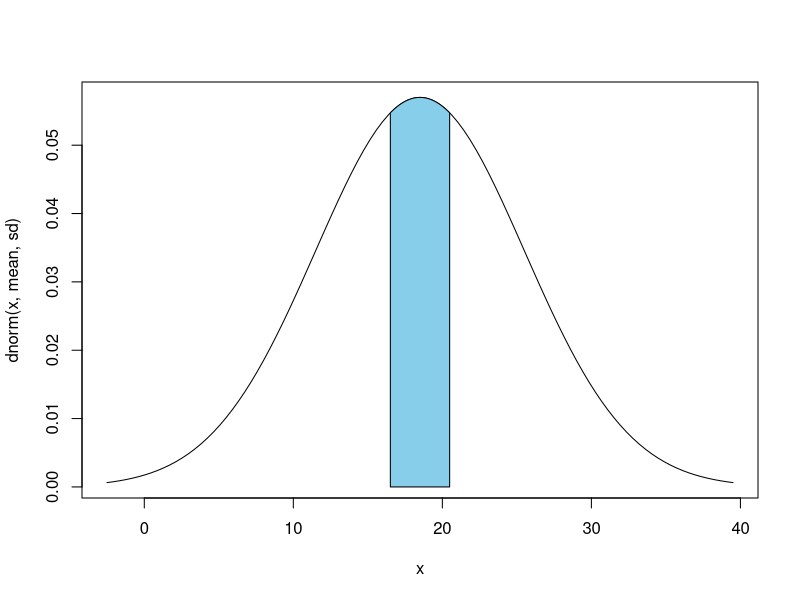

Write the R code that produced this figure.
## ---- chunk 1
sd <- 2
q95 <- qnorm(0.975)
std.err <- 0.2
n <- round((sd*q95/std.err)^2,digits = 2)
n
## ---- chunk 2
n <- 50
mean <- 18.5
sd <- 7
library(MASS)
pollutant <- mvrnorm(n=50,mu=18.5,Sigma=sd^2,empirical=TRUE)
result <- t.test(pollutant,mu=16,conf.level = 0.95) #[16.51, 20.49]
result
if(result$p.value<=0.05){
  print('we reject the null hypothesis')
}else{
  print("we cannot reject the null hypothesis")
}
findInterval(16,result$conf.int) # 0, so not included

curve(dnorm(x,mean,sd),from=-2.5,to=39.5)
cord.x <- c(16.51,seq(16.51,20.49,by=0.01),20.49)
cord.y <- c(0,dnorm(seq(16.51,20.49, by=0.01),mean,sd),0)
polygon(cord.x,cord.y,col='skyblue')
## ---- chunk 3
result <- prop.test(0.24*50,50,0.165,conf.level=0.9) # [0.15 0.36]
result
if(result$p.value<=0.05){
  print('we reject the null hypothesis')
}else{
  print('we cannot reject the null hypothesis')
}
## ---- chunk 4
n1 <- 20
n2 <- 16
var_1 <- 14.3
var_2 <- 12
x1 <- 4.1
x2 <- 3.1
X1 <- mvrnorm(n1,x1,var_1,empirical=TRUE)
X2 <- mvrnorm(n2,x2,var_2,empirical=TRUE)
result1 <- t.test(X1,X2,var.equal = TRUE)
result1
if (result1$p.value<=0.05){
  print("we reject the null hypothesis")
} else{
  print("we cannot reject the null hypothesis")
}
## ---- chunk 5
result2 <- t.test(X1,X2,alternative='two.sided',var.equal = FALSE)
result2
if (result2$p.value<=0.05){
  print("we reject the null hypothesis")
} else{
  print("we cannot reject the null hypothesis")
}
## ---- chunk 6
p.a <- result1$p.value
p.a
## ---- chunk 7
p.b <- result2$p.value
p.b
## ---- chunk 8
t.test(X1,X2,var.equal = TRUE,conf.level = 0.95) # [-1.48, 3.48]
## ---- chunk 9
n1 <- 24
n2 <- 12
X1 <- mvrnorm(n1,x1,var_1,empirical=TRUE)
X2 <- mvrnorm(n2,x2,var_2,empirical=TRUE)
## ---- chunk 10
result3 <- t.test(X1,X2,var.equal = TRUE)
result3
if (result3$p.value<=0.05){
  print("we reject the null hypothesis")
} else{
  print("we cannot reject the null hypothesis")
}
## ---- chunk 11
result4 <- t.test(X1,X2,var.equal = FALSE)
result4
if (result4$p.value<=0.05){
  print("we reject the null hypothesis")
} else{
  print("we cannot reject the null hypothesis")
}
## ---- chunk 12
p_a <- result3$p.value
p_a
p_b <- result4$p.value
p_b
## ---- chunk 13
X <- mvrnorm(n=17,mu = 6.4,Sigma = 4.4^2,empirical=TRUE)
result <- t.test(X,mu=4.2,alternative = 'greater')
result
if (result$p.value<=0.05){
  print("we reject the null hypothesis")
} else{
  print("we cannot reject the null hypothesis")
}
## ---- chunk 14
p_value <- result$p.value
p_value
## ---- chunk 15
x1 <- 3.4
x2 <- 2.8
s1 <- 1.1
s2 <- 0.8
n1 <- 52
n2 <- 62
## ---- chunk 16
X1 <- mvrnorm(n1,x1,s1^2,empirical = TRUE)
X2 <- mvrnorm(n2,x2,s2^2,empirical = TRUE)
result <- t.test(X1,X2,alternative = "two.sided",var.equal=FALSE)
result
if(result$p.value<=0.05){
  print("we reject the null hypothesis")
} else{
  print("we cannot reject the null hypothesis")
}
## ---- chunk 17
v <- c(100,426,322,466,112,155,388,1155,234,324,556,221,18,133,177,441)
mean.v <- mean(v)
sd.v <- sd(v)
length.v <- length(v)
x <- mvrnorm(length.v,mean.v,sd.v^2,empirical = TRUE)
t.test(x,conf.level=0.90) # [208.7856 444.7144]
t.test(x,conf.level=0.95) # [183.3228 470.1772]
## ---- chunk 18
result <- prop.test(x=c(0.3*50,0.22*40),n=c(50,40),conf.level=0.9)
result
if(result$p.value<=0.01){
  print("we reject the null hypothesis")
} else{
  print("we cannot reject the null hypothesis")
}
## ---- chunk 19
x1 <- 12.4
x2 <- 14.4
s1 <- 3
s2 <- 4
n <- 15
X1 <- mvrnorm(n,x1,s1^2,empirical=TRUE)
X2 <- mvrnorm(n,x2,s2^2,empirical=TRUE)
## ---- chunk 20
result <- t.test(X1,X2,alternative='two.sided',var.equal = TRUE)
result
if (result$p.value<=0.05){
  print("we reject the null hypothesis")
} else{
  print("we cannot reject the null hypothesis")
}
## ---- chunk 21
result <- t.test(X1,X2,alternative='two.sided',var.equal = FALSE)
result
if (result$p.value<=0.05){
  print("we reject the null hypothesis")
} else{
  print("we cannot reject the null hypothesis")
}
## ---- chunk 22
result <- prop.test(0.15*50,50,0.1)
result
if (result$p.value<=0.05){
  print('we reject the null hypothesis')
}else{
  print('we cannot reject the null hypothesis')
}
